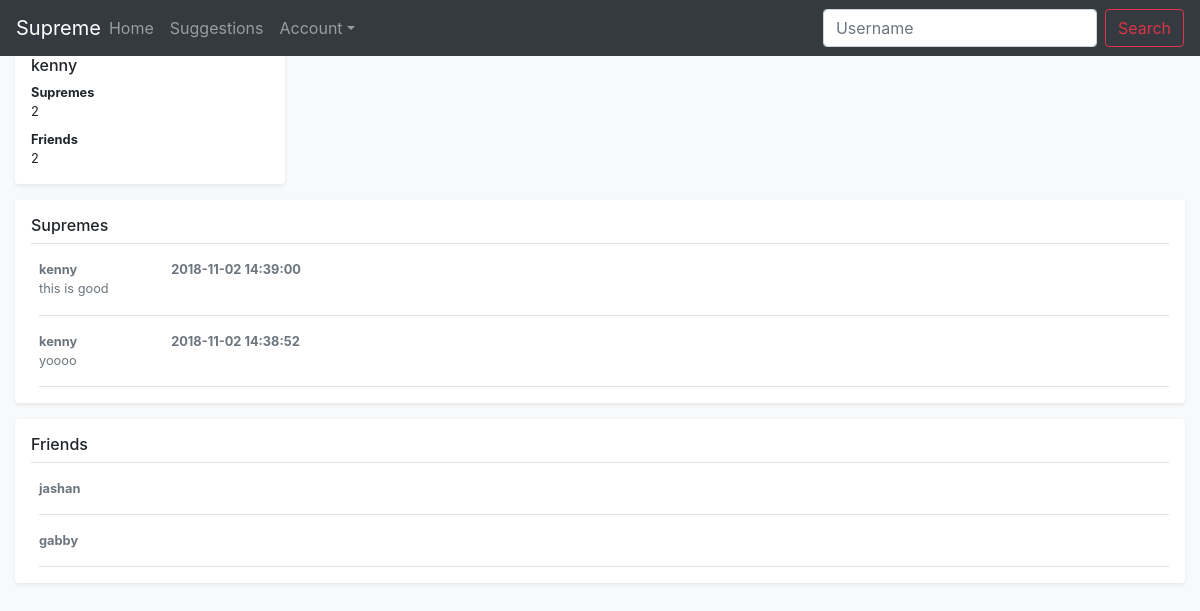
The app's page /me (signed in), older data.
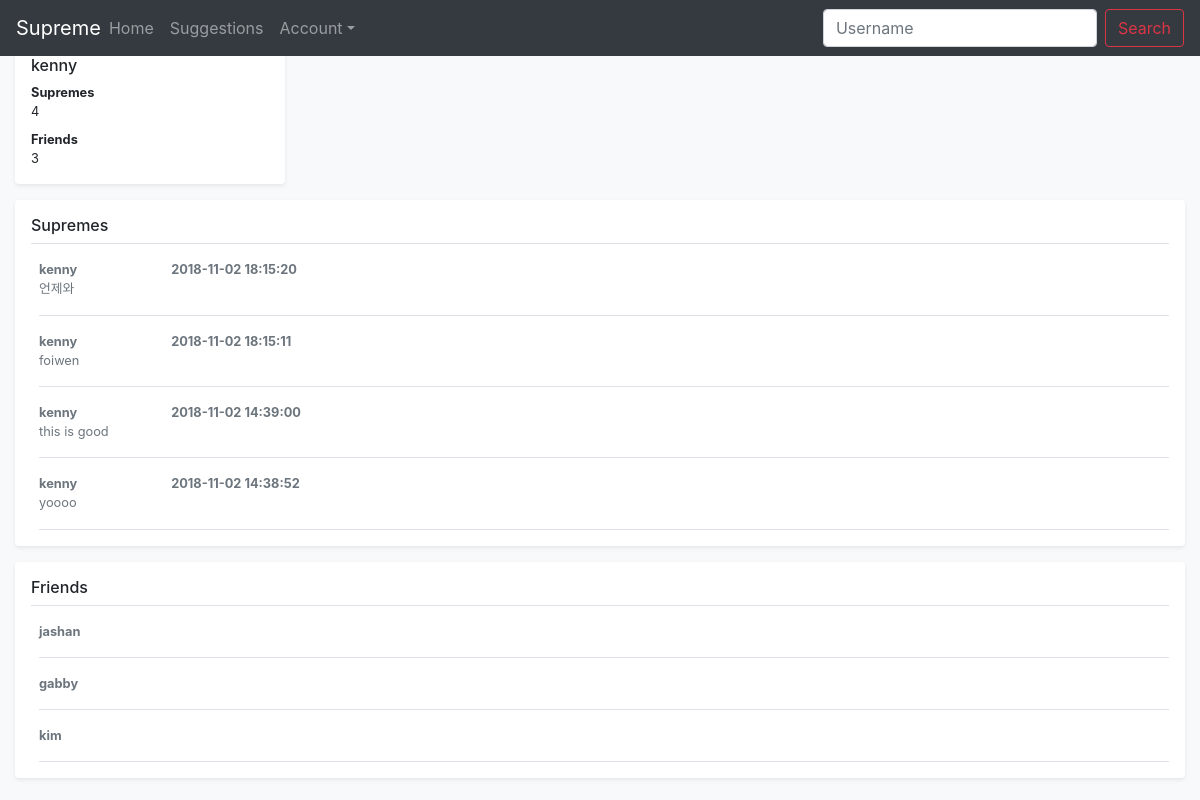
The same page, newer data.
### tables this page shows
CREATE TABLE tweet(
                pk INTEGER PRIMARY KEY AUTOINCREMENT
            , user_id VARCHAR, content BLOB, time VARCHAR);

CREATE TABLE kenny(
                pk INTEGER PRIMARY KEY AUTOINCREMENT
            , friend_id VARCHAR);

### src/controller/public.py (the view)
@controller.route('/me',methods=['GET'])
def me():
    if request.method == 'GET':
        friends = model.find_all_friend(session['user_id'])
        list_of_friends = []
        for __ in friends:
            list_of_friends.append(__[1])
        tweets = model.list_tweets(session['user_id'])
        list_of_tweets = []
        for _ in tweets:
            q = [_[1],_[2],_[3]]
            list_of_tweets.insert(0, q)
        num_tweet = model.find_num_tweet(session['user_id'])
        num_friend = len(model.find_all_friend(session['user_id']))
        return render_template('authorized/me.html', list_of_friends=list_of_friends, list_of_tweets=list_of_tweets, num_tweet=num_tweet, num_friend=num_friend, username=session['user_id'])

### src/mappers/sqlite.py (called while the page is built)
    def __enter__(self):
        return self

    def __exit__(self,exception_type,exception_value,exception_traceback):
        if self.connection:
            if self.cursor:
                self.cursor.close()
            self.connection.commit()
            self.connection.close()

    def find_num_tweet(self,_user_id):
        self.cursor.execute(
            '''SELECT num_tweet FROM users
                WHERE user_id = '{user_id}';
            '''.format(
                user_id=_user_id
            )
        )
        num_tweet = self.cursor.fetchone()[0]
        return num_tweet

    def find_all_friend(self,_user_id):
        self.cursor.execute(
            '''SELECT * From {user_id};
            '''.format(
                user_id=_user_id
            )
        )
        num_friend = self.cursor.fetchall()
        return num_friend

    def fetch_tweets(self,_user_id):
        self.cursor.execute(
            '''SELECT * FROM tweet
                WHERE user_id = '{user_id}';
            '''.format(
                user_id=_user_id
            )
        )
        list_tweets = self.cursor.fetchall()
        return list_tweets

### src/templates/authorized/me.html (shortened to what this page needs)
{% extends 'structure1.html' %}
{% block viewport %}
        <main role="" class="container ml-0 col-lg-3">
            <div class="my-3 p-3 bg-white rounded shadow-sm">
                <div class="media text-muted pt-3 mb-2">
                </div>
                    <h6 class="pb-2 mb-0">
                        {{ username }}
                    </h6>
                    <p class="media-body pb-2 mb-0 small lh-125">
                        <strong class="d-block text-gray-dark">Supremes</strong>
                        {{ num_tweet }}
                    </p>
                    <p class="media-body pb-0 mb-0 small lh-125">
                        <strong class="d-block text-gray-dark">Friends</strong>
                        {{ num_friend }}
                    </p>
            </div>
        </main>
      <main role="main" class="container ml-0 col-lg-auto">
        <div class="my-3 p-3 bg-white rounded shadow-sm">
          <h6 class="border-bottom border-gray pb-2 mb-0">Supremes
          </h6>
            {% for user,tweet,time in list_of_tweets %}
                <div class="media text-muted pt-3">
                    <p class="media-body pb-3 mb-0 small lh-125 border-bottom border-gray">
                    <strong class="d-block text-gray-dark">{{ user }} &nbsp &nbsp &nbsp &nbsp &nbsp &nbsp &nbsp &nbsp &nbsp &nbsp &nbsp &nbsp &nbsp &nbsp &nbsp {{ time }}</strong>
                    {{ tweet }}
                    </p>
                </div>
            {% endfor %}
        </div>
      </main>
      <main role="main" class="container ml-0 col-lg-auto">
        <div class="my-3 p-3 bg-white rounded shadow-sm">
        <h6 class="border-bottom border-gray pb-2 mb-0">Friends
        </h6>
            {% for friend in list_of_friends %}
                <div class="media text-muted pt-3">
                    <p class="media-body pb-3 mb-0 small lh-125 border-bottom border-gray">
                    <strong class="d-block text-gray-dark">{{ friend }}</strong>
                    </p>
                </div>
            {% endfor %}
        </div>
    </main>
{% endblock viewport %}

Row changes from the older to the newer data that the page shows:
added tweet: user "kenny", time "2018-11-02 18:15:20", content "언제와"
added tweet: user "kenny", time "2018-11-02 18:15:11", content "foiwen"
added kenny: friend "kim"
Text that changed along with them:
{{ num_tweet }}: "2" → "4"
{{ num_friend }}: "2" → "3"
